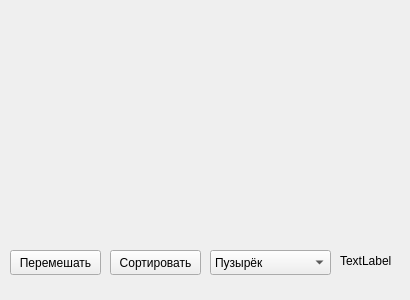
<?xml version="1.0" encoding="UTF-8"?>
<ui version="4.0">
 <class>MainWidget</class>
 <widget class="QWidget" name="MainWidget">
  <property name="geometry">
   <rect>
    <x>0</x>
    <y>0</y>
    <width>410</width>
    <height>300</height>
   </rect>
  </property>
  <property name="windowTitle">
   <string>Visual Sort</string>
  </property>
  <widget class="DrawWidget" name="wg_screen" native="true">
   <property name="geometry">
    <rect>
     <x>10</x>
     <y>10</y>
     <width>390</width>
     <height>220</height>
    </rect>
   </property>
  </widget>
  <widget class="QPushButton" name="btn_sort">
   <property name="geometry">
    <rect>
     <x>110</x>
     <y>250</y>
     <width>91</width>
     <height>25</height>
    </rect>
   </property>
   <property name="text">
    <string>Сортировать</string>
   </property>
  </widget>
  <widget class="QPushButton" name="btn_shuffle">
   <property name="geometry">
    <rect>
     <x>10</x>
     <y>250</y>
     <width>91</width>
     <height>25</height>
    </rect>
   </property>
   <property name="text">
    <string>Перемешать</string>
   </property>
  </widget>
  <widget class="QComboBox" name="cbx_sorts">
   <property name="geometry">
    <rect>
     <x>210</x>
     <y>250</y>
     <width>121</width>
     <height>25</height>
    </rect>
   </property>
   <item>
    <property name="text">
     <string>Пузырёк</string>
    </property>
   </item>
   <item>
    <property name="text">
     <string>Вставками</string>
    </property>
   </item>
  </widget>
  <widget class="QLabel" name="lbl_el_time">
   <property name="geometry">
    <rect>
     <x>340</x>
     <y>250</y>
     <width>54</width>
     <height>21</height>
    </rect>
   </property>
   <property name="text">
    <string>TextLabel</string>
   </property>
  </widget>
 </widget>
 <customwidgets>
  <customwidget>
   <class>DrawWidget</class>
   <extends>QWidget</extends>
   <header location="global">drawwidget.h</header>
   <container>1</container>
  </customwidget>
 </customwidgets>
 <resources/>
 <connections/>
</ui>
